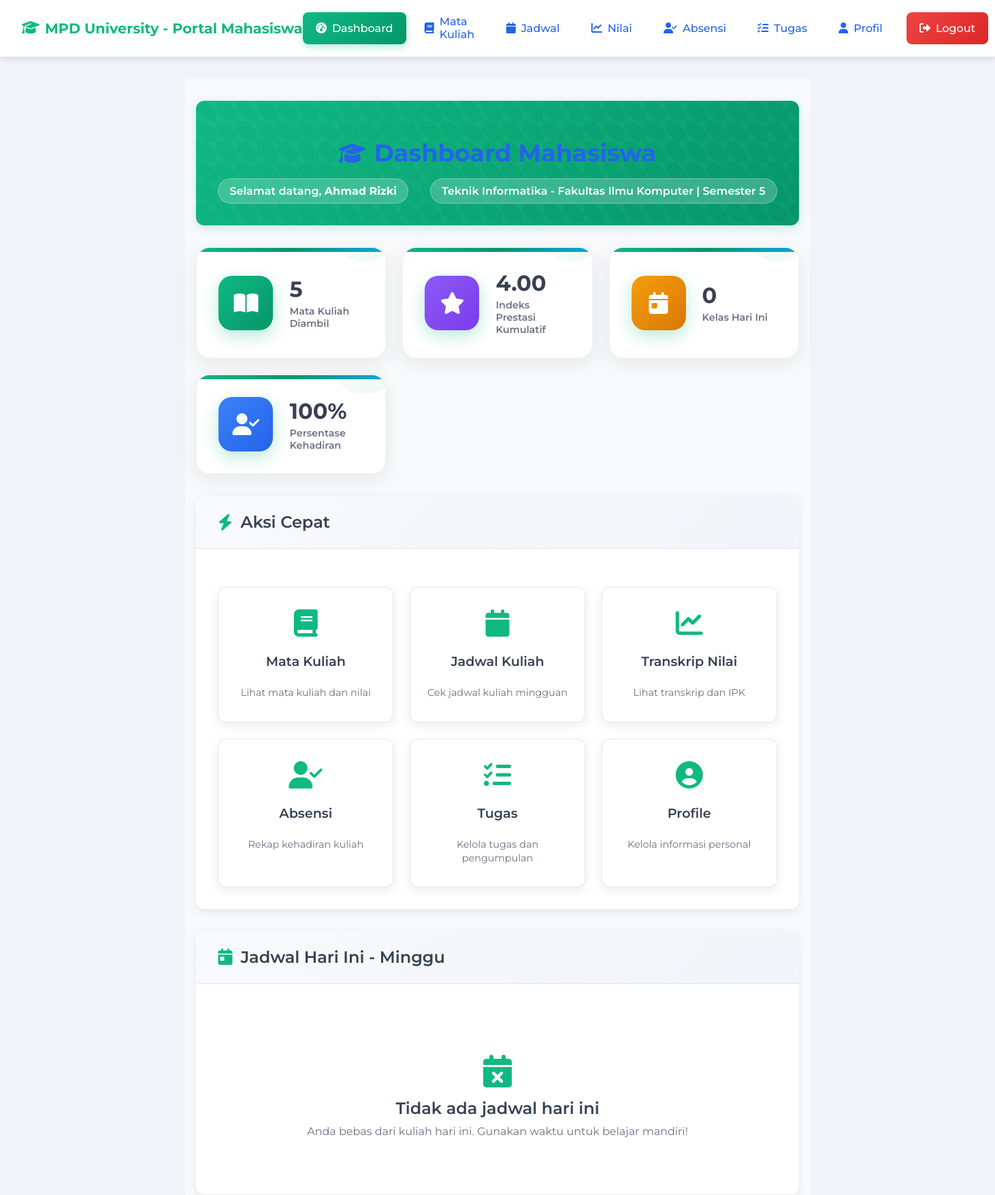
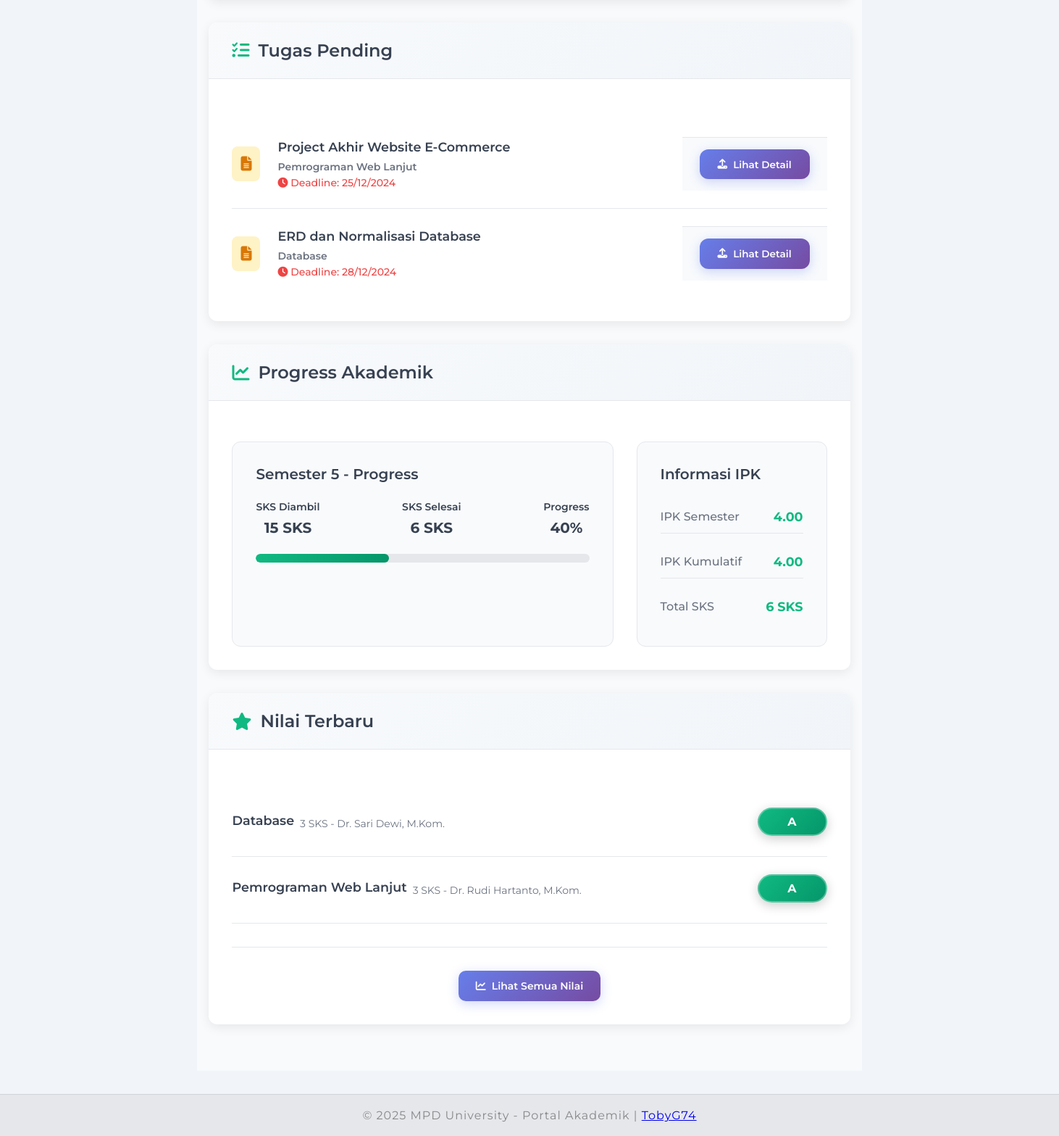
/mahasiswa/index.php (signed in), run on the app's committed database (2 pictures, top to bottom).
### tables this page shows
CREATE TABLE mahasiswa (
    id INT AUTO_INCREMENT PRIMARY KEY,
    user_id INT UNIQUE,
    nim VARCHAR(20) UNIQUE NOT NULL,
    nama VARCHAR(100) NOT NULL,
    program_studi_id INT,
    semester INT,    email VARCHAR(100),
    phone VARCHAR(20),
    alamat TEXT,
    created_at DATETIME DEFAULT NOW(),
    FOREIGN KEY (user_id) REFERENCES users(id),
    FOREIGN KEY (program_studi_id) REFERENCES program_studi(id)
);

CREATE TABLE program_studi (
    id INT AUTO_INCREMENT PRIMARY KEY,
    nama VARCHAR(100) NOT NULL,    fakultas_id INT,
    kaprodi VARCHAR(100),
    created_at DATETIME DEFAULT NOW(),
    FOREIGN KEY (fakultas_id) REFERENCES fakultas(id)
);

CREATE TABLE fakultas (
    id INT AUTO_INCREMENT PRIMARY KEY,    nama VARCHAR(100) NOT NULL,
    dekan VARCHAR(100),
    created_at DATETIME DEFAULT NOW()
);

CREATE TABLE mata_kuliah (
    id INT AUTO_INCREMENT PRIMARY KEY,
    kode_mk VARCHAR(10) UNIQUE NOT NULL,
    nama_mk VARCHAR(100) NOT NULL,
    sks INT NOT NULL,
    semester INT NOT NULL,
    deskripsi TEXT,    dosen_id INT NOT NULL,
    program_studi_id INT,
    created_at DATETIME DEFAULT NOW(),
    updated_at DATETIME DEFAULT NOW(),
    FOREIGN KEY (dosen_id) REFERENCES dosen(id),
    FOREIGN KEY (program_studi_id) REFERENCES program_studi(id)
);

CREATE TABLE dosen (
    id INT AUTO_INCREMENT PRIMARY KEY,
    user_id INT UNIQUE,
    nidn VARCHAR(20) NOT NULL UNIQUE,
    nama VARCHAR(100) NOT NULL,
    bidang_keahlian VARCHAR(50),    fakultas_id INT,
    email VARCHAR(100),
    phone VARCHAR(20),
    alamat TEXT,
    created_at DATETIME DEFAULT NOW(),
    FOREIGN KEY (user_id) REFERENCES users(id),
    FOREIGN KEY (fakultas_id) REFERENCES fakultas(id)
);

CREATE TABLE nilai (
    id INT AUTO_INCREMENT PRIMARY KEY,
    mata_kuliah_id INT NOT NULL,
    mahasiswa_id INT NOT NULL,
    tugas1 DECIMAL(5,2) DEFAULT NULL,
    tugas2 DECIMAL(5,2) DEFAULT NULL,
    uts DECIMAL(5,2) DEFAULT NULL,
    uas DECIMAL(5,2) DEFAULT NULL,    nilai_akhir DECIMAL(5,2) DEFAULT NULL,
    grade CHAR(1) DEFAULT NULL,
    created_at DATETIME DEFAULT NOW(),
    updated_at DATETIME DEFAULT NOW(),
    FOREIGN KEY (mata_kuliah_id) REFERENCES mata_kuliah(id),
    FOREIGN KEY (mahasiswa_id) REFERENCES mahasiswa(id),
    CONSTRAINT unique_grade UNIQUE (mata_kuliah_id, mahasiswa_id)
);

### mahasiswa/index.php (the view, shortened to what the rows shown need)
<?php
require_once '../koneksi.php';
$user_id = $_SESSION['user_id'];
$query = "SELECT m.*, ps.nama as program_studi_nama, f.nama as fakultas_nama
          FROM mahasiswa m
          JOIN program_studi ps ON m.program_studi_id = ps.id
          JOIN fakultas f ON ps.fakultas_id = f.id
          WHERE m.user_id = '$user_id'";
$result = mysqli_query($conn, $query);
$mahasiswa = mysqli_fetch_assoc($result);
$mata_kuliah_query = "SELECT
    mk.nama_mk,
    mk.sks,
    d.nama as dosen_nama,
    n.nilai_akhir,
    n.grade,
    mk.semester
FROM kelas k
JOIN mata_kuliah mk ON k.mata_kuliah_id = mk.id
JOIN dosen d ON mk.dosen_id = d.id
LEFT JOIN nilai n ON mk.id = n.mata_kuliah_id AND n.mahasiswa_id = k.mahasiswa_id
WHERE k.mahasiswa_id = '{$mahasiswa['id']}'
ORDER BY mk.nama_mk";
$mk_result = mysqli_query($conn, $mata_kuliah_query);
$mata_kuliah_diambil = [];
while ($row = mysqli_fetch_assoc($mk_result)) {
    $mata_kuliah_diambil[] = [
        'nama' => $row['nama_mk'],
        'sks' => $row['sks'],
        'dosen' => $row['dosen_nama'],
        'nilai' => $row['grade'] ?: 'Belum Ada',
        'semester' => $row['semester']
    ];
}
$today = date('l');
$hari_indonesia = [
    'Monday' => 'Senin',
    'Tuesday' => 'Selasa',
    'Wednesday' => 'Rabu',
    'Thursday' => 'Kamis',
    'Friday' => 'Jumat',
    'Saturday' => 'Sabtu',
    'Sunday' => 'Minggu'
];
$today_indo = $hari_indonesia[$today];
$sks_query = "SELECT
    SUM(mk.sks) as total_sks_semester,
    COUNT(*) as total_mk_semester
FROM kelas k
JOIN mata_kuliah mk ON k.mata_kuliah_id = mk.id
WHERE k.mahasiswa_id = '{$mahasiswa['id']}'";
$sks_result = mysqli_query($conn, $sks_query);
$sks_data = mysqli_fetch_assoc($sks_result);
$total_sks_semester = $sks_data['total_sks_semester'] ?: 0;
$completed_sks_query = "SELECT SUM(mk.sks) as completed_sks
FROM nilai n
JOIN mata_kuliah mk ON n.mata_kuliah_id = mk.id
WHERE n.mahasiswa_id = '{$mahasiswa['id']}' AND n.grade IS NOT NULL";
$completed_result = mysqli_query($conn, $completed_sks_query);
$completed_data = mysqli_fetch_assoc($completed_result);
$completed_sks = $completed_data['completed_sks'] ?: 0;
$progress_percentage = $total_sks_semester > 0 ? round(($completed_sks / $total_sks_semester) * 100) : 0;
$tugas_pending = [
    ['mata_kuliah' => 'Pemrograman Web Lanjut', 'judul' => 'Project Akhir Website E-Commerce', 'deadline' => '2024-12-25'],
    ['mata_kuliah' => 'Database', 'judul' => 'ERD dan Normalisasi Database', 'deadline' => '2024-12-28']
];
?>
<!DOCTYPE html>
<html lang="id">
<head>
    <link rel="stylesheet" href="../assets/css/style.css">
    <link rel="stylesheet" href="../assets/css/mahasiswa.css">
    <link rel="stylesheet" href="https://cdnjs.cloudflare.com/ajax/libs/font-awesome/6.4.0/css/all.min.css">
    <link href="https://cdn.jsdelivr.net/npm/remixicon@2.5.0/fonts/remixicon.css" rel="stylesheet">
</head>
<body>
    <main>
        <div class="dashboard-container">
            <div class="page-header">
                <h1><i class="fas fa-graduation-cap"></i> Dashboard Mahasiswa</h1>
                <div class="page-info">
                    <div class="student-info">
                        Selamat datang, <strong><?php echo htmlspecialchars($mahasiswa['nama']); ?></strong>
                    </div>
                    <div class="semester-info">
                        <?php echo $mahasiswa['program_studi_nama']; ?> - <?php echo $mahasiswa['fakultas_nama']; ?> | Semester <?php echo $mahasiswa['semester']; ?>
                    </div>
                </div>
            </div>
            <div class="content-section">
                <div class="section-header">
                    <h2><i class="fas fa-bolt"></i> Aksi Cepat</h2>
                </div>
            </div>
            <div class="content-section">
                <div class="section-header">
                    <h2><i class="fas fa-calendar-day"></i> Jadwal Hari Ini - <?php echo $today_indo; ?></h2>
                </div>
            </div>
            <?php if (!empty($tugas_pending)): ?>
            <div class="content-section">
                <div class="section-header">
                    <h2><i class="fas fa-tasks"></i> Tugas Pending</h2>
                </div>
            </div>
            <?php endif; ?>
            <div class="content-section">
                <div class="section-header">
                    <h2><i class="fas fa-chart-line"></i> Progress Akademik</h2>
                </div>
                <div class="progress-content">
                    <div class="progress-grid">
                        <div class="progress-card">
                            <h3>Semester <?php echo $mahasiswa['semester']; ?> - Progress</h3>
                            <div class="progress-stats">
                                <div class="progress-item">
                                </div>
                                <div class="progress-item">
                                </div>
                                <div class="progress-item">
                                </div>
                            </div>
                            <div class="progress-bar">
                                <div class="progress-fill" style="width: <?php echo $progress_percentage; ?>%"></div>
                            </div>
                        </div>
                    </div>
                </div>
            </div>
            <div class="content-section">
                <div class="section-header">
                    <h2><i class="fas fa-star"></i> Nilai Terbaru</h2>
                </div>
                <div class="grades-content">
                    <?php
                    $recent_grades = array_slice(array_filter($mata_kuliah_diambil, function($mk) {
                        return $mk['nilai'] !== 'Belum Ada';
                    }), 0, 3);
                    if (!empty($recent_grades)):
                    ?>
                        <?php foreach ($recent_grades as $mk): ?>
                            <div class="grade-item">
                                <div class="grade-info">
                                    <h4><?php echo $mk['nama']; ?></h4>
                                    <p><?php echo $mk['sks']; ?> SKS - <?php echo $mk['dosen']; ?></p>
                                </div>
                                <div class="grade-value">
                                    <span class="grade-badge grade-<?php echo strtolower(str_replace('+', 'plus', str_replace('-', 'minus', $mk['nilai']))); ?>">
                                        <?php echo $mk['nilai']; ?>
                                    </span>
                                </div>
                            </div>
                        <?php endforeach; ?>
                    <?php endif; ?>
                </div>
            </div>
        </div>
    </main>
</body>
</html>

### data on the page
mahasiswa: nama "Ahmad Rizki", program_studi.nama "Teknik Informatika", fakultas.nama "Fakultas Ilmu Komputer", semester "5"
mata_kuliah: nama_mk "Database", sks "3", dosen.nama "Dr. Sari Dewi, M.Kom.", nilai.grade "A"
mata_kuliah: nama_mk "Pemrograman Web Lanjut", sks "3", dosen.nama "Dr. Rudi Hartanto, M.Kom.", nilai.grade "A"

### other printed values
count($mata_kuliah_diambil) "5"
$ipk_kumulatif "4.00"
count($jadwal_hari_ini) "0"
$attendance_percentage "100"
$tugas['judul'] "Project Akhir Website E-Commerce"
$tugas['mata_kuliah'] "Pemrograman Web Lanjut"
date('d/m/Y', strtotime($tugas['deadline'])) "25/12/2024"
$tugas['judul'] "ERD dan Normalisasi Database"
$tugas['mata_kuliah'] "Database"
date('d/m/Y', strtotime($tugas['deadline'])) "28/12/2024"
$total_sks_semester "15"
$completed_sks "6"
$progress_percentage "40"
$ipk_semester "4.00"
$total_sks "6"
